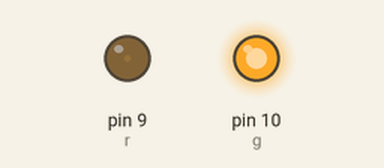
A sketch run on a simulated Arduino Uno, built with avr-gcc and run on an emulated ATmega328P. Parts: output pins drawn as LEDs (lit = HIGH).

Above: at 0.05 s.
At 1.15 s:
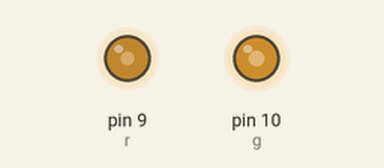
At 2.3 s:
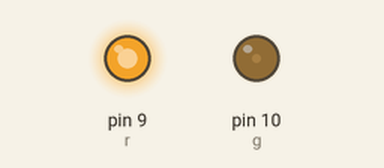
At 4.55 s:
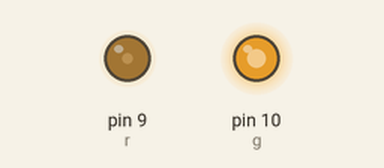
Timing chart, 0 to 6.7 s (numbered marks = the images above):
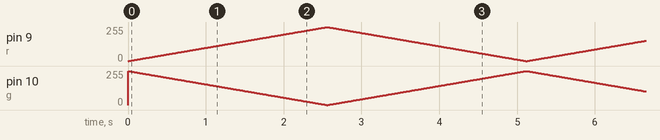

The sketch:

10D_IfStatements.ino
```cpp
int r = 9, g = 10, x = 0;
void setup() {
  // put your setup code here, to run once:
  pinMode(r, OUTPUT);
  pinMode(g, OUTPUT);
}

void loop() {
  // put your main code here, to run repeatedly:
  for(x = 0; x < 255; x++)
  {
    analogWrite(r, x);
    analogWrite(g, 255-x);
    delay(10);
  }
  for(x = 255; x >= 0; x--)
  {
    analogWrite(r, x);
    analogWrite(g, 255-x);
    delay(10);
  }
}
```
